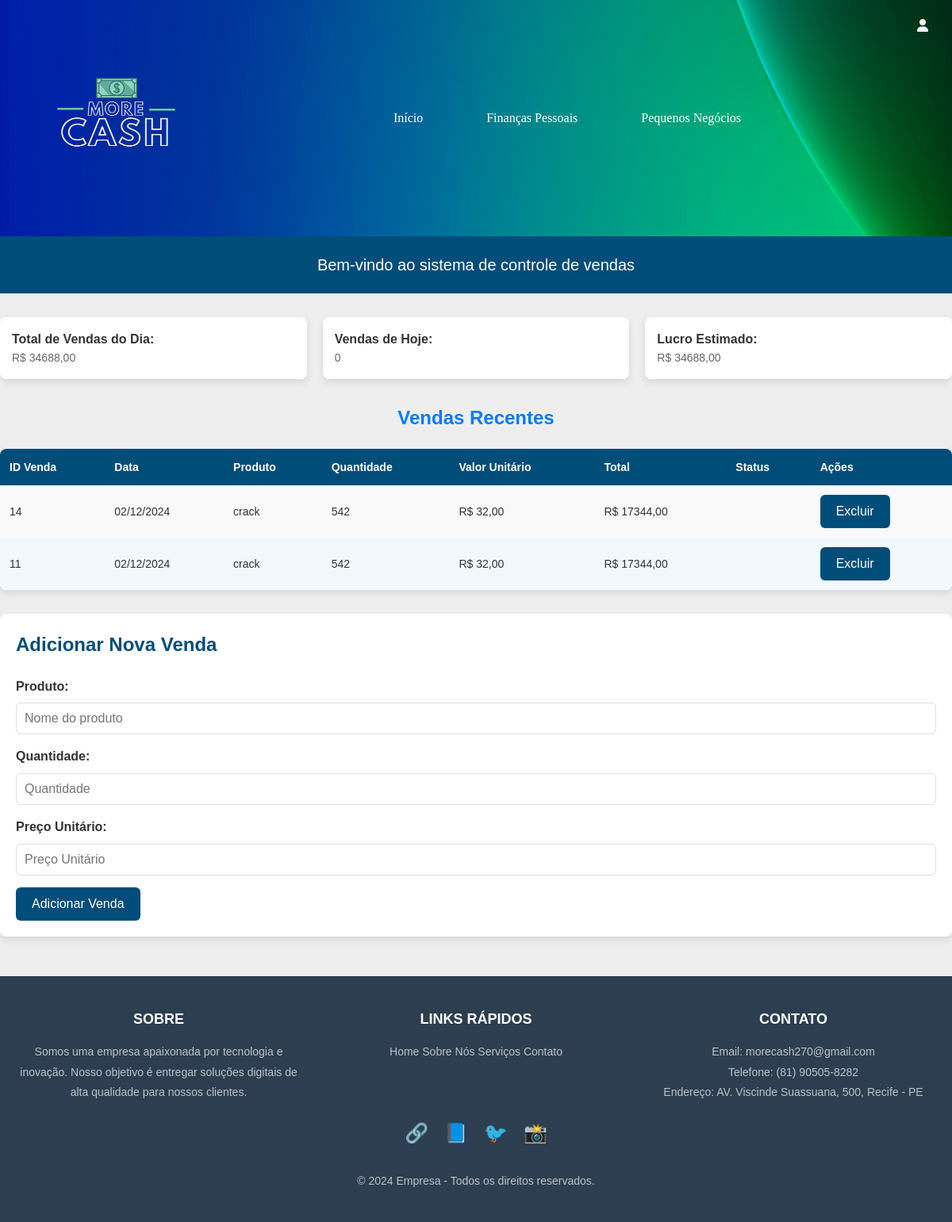
The page /accounts/ on the database as committed earlier.
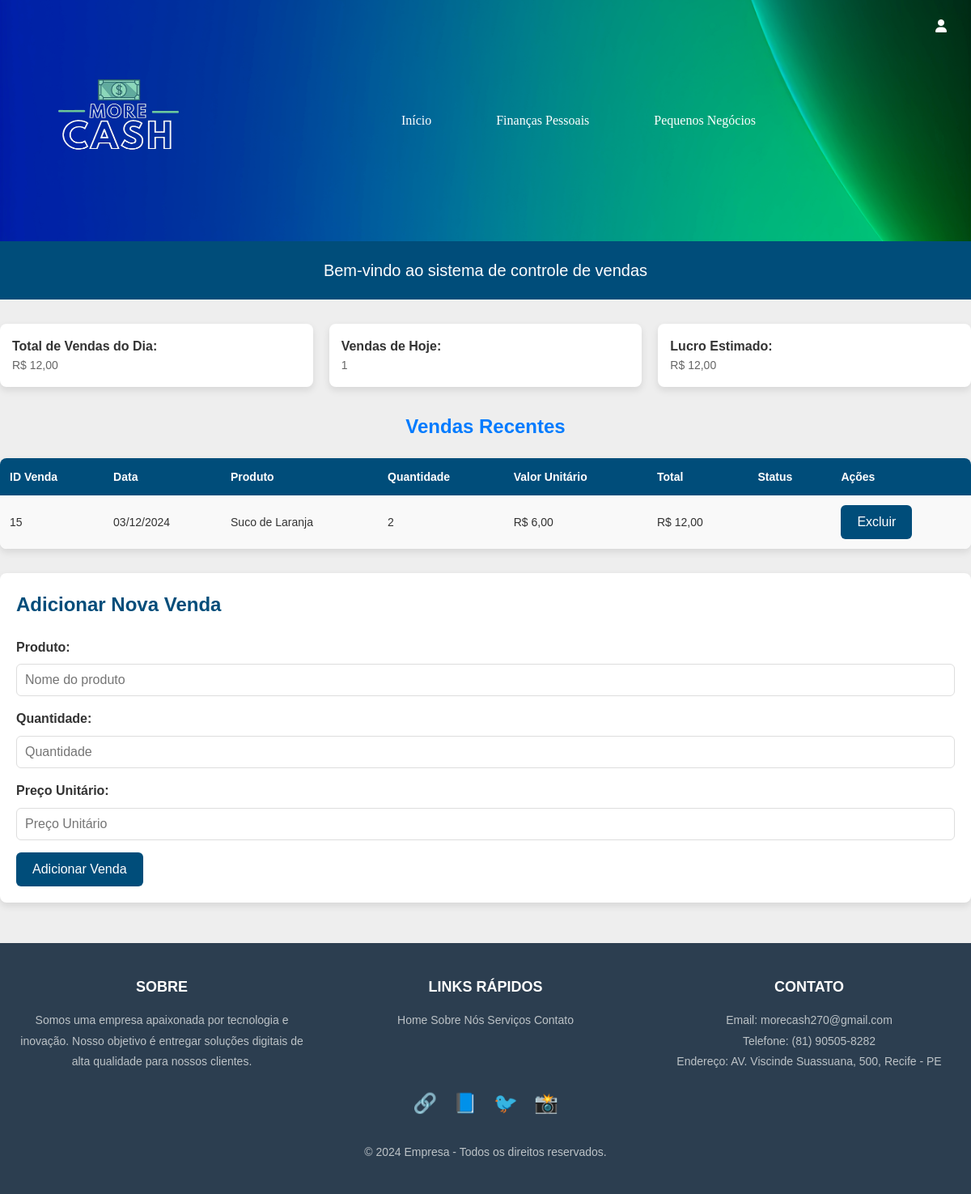
The same page on the database as committed later.
### contas/models.py (models this page shows, shortened)
class Venda(models.Model):
    produto = models.CharField(max_length=255)
    quantidade = models.PositiveIntegerField()
    preco_unitario = models.DecimalField(max_digits=10, decimal_places=2)
    total = models.DecimalField(max_digits=10, decimal_places=2)
    data_venda = models.DateTimeField(auto_now_add=True)

### contas/views.py (the view)
# urls.py: path('', views.pnegocios2, name='pnegocios2'),
def pnegocios2(request):
    vendas = Venda.objects.all().order_by('-data_venda')
    total_vendas = sum(venda.total for venda in vendas)
    vendas_hoje = vendas.filter(data_venda__date=datetime.today().date()).count()
    estoque_atual = 50  # Pode ser substituído por lógica dinâmica
    lucro_estimado = total_vendas  # Aqui pode incluir descontos, custos, etc.
    context = {
        'vendas': vendas,
        'total_vendas': total_vendas,
        'vendas_hoje': vendas_hoje,
        'estoque_atual': estoque_atual,
        'lucro_estimado': lucro_estimado,
    }
    return render(request, 'core/pnegocios2.html', context)

### core/templates/core/pnegocios2.html (shortened to what the changed rows need)
<!DOCTYPE html>
<html lang="pt-br">
{% load static %}
<head>
    <link rel="stylesheet" href="{% static 'core/css/pnegocios.css' %}">
    <link href="https://cdnjs.cloudflare.com/ajax/libs/font-awesome/6.0.0-beta3/css/all.min.css" rel="stylesheet">
</head>
<body>
    <div class="conteiner">
        <section class="quick-summary">
            <div class="summary-item">
                <strong>Total de Vendas do Dia:</strong> R$ {{ total_vendas|default:"0,00" }}
            </div>
            <div class="summary-item">
                <strong>Vendas de Hoje:</strong> {{ vendas_hoje|default:0 }}
            </div>
            <div class="summary-item">
                <strong>Lucro Estimado:</strong> R$ {{ lucro_estimado|default:"0,00" }}
            </div>
        </section>
        <section class="sales-table">
            <h2>Vendas Recentes</h2>
            <table id="salesTable">
                <thead>
                    <tr>
                        <th>ID Venda</th>
                        <th>Data</th>
                        <th>Produto</th>
                        <th>Quantidade</th>
                        <th>Valor Unitário</th>
                        <th>Total</th>
                        <th>Status</th>
                        <th>Ações</th>
                    </tr>
                </thead>
                <tbody>
                    {% for venda in vendas %}
                    <tr id="venda-{{ venda.id }}">
                        <td>{{ venda.id }}</td>
                        <td>{{ venda.data_venda|date:"d/m/Y" }}</td>
                        <td>{{ venda.produto }}</td>
                        <td>{{ venda.quantidade }}</td>
                        <td>R$ {{ venda.preco_unitario|floatformat:2 }}</td>
                        <td>R$ {{ venda.total|floatformat:2 }}</td>
                        <td>{{ venda.status }}</td>
                        <td>
                            <form method="POST" action="{% url 'excluir_venda' venda.id %}">
                                <button type="submit">Excluir</button>
                            </form>
                        </td>
                    </tr>
                    {% empty %}
                    <tr>
                        <td colspan="8">Nenhuma venda registrada.</td>
                    </tr>
                    {% endfor %}
                </tbody>
            </table>
        </section>
        <section class="add-sale">
            <h2>Adicionar Nova Venda</h2>
        </section>
    </div>
</body>
</html>

Rows that differ between the two databases and show on the page:
removed Venda: id "14", data_venda "02/12/2024", produto "crack", quantidade "542", preco_unitario "32,00", total "17344,00"
removed Venda: id "11", data_venda "02/12/2024", produto "crack", quantidade "542", preco_unitario "32,00", total "17344,00"
added Venda: id "15", data_venda "03/12/2024", produto "Suco de Laranja", quantidade "2", preco_unitario "6,00", total "12,00"
Other text that changed with them:
{{ total_vendas|default:"0,00" }}: "34688,00" → "12,00"
{{ vendas_hoje|default:0 }}: "0" → "1"
{{ lucro_estimado|default:"0,00" }}: "34688,00" → "12,00"
